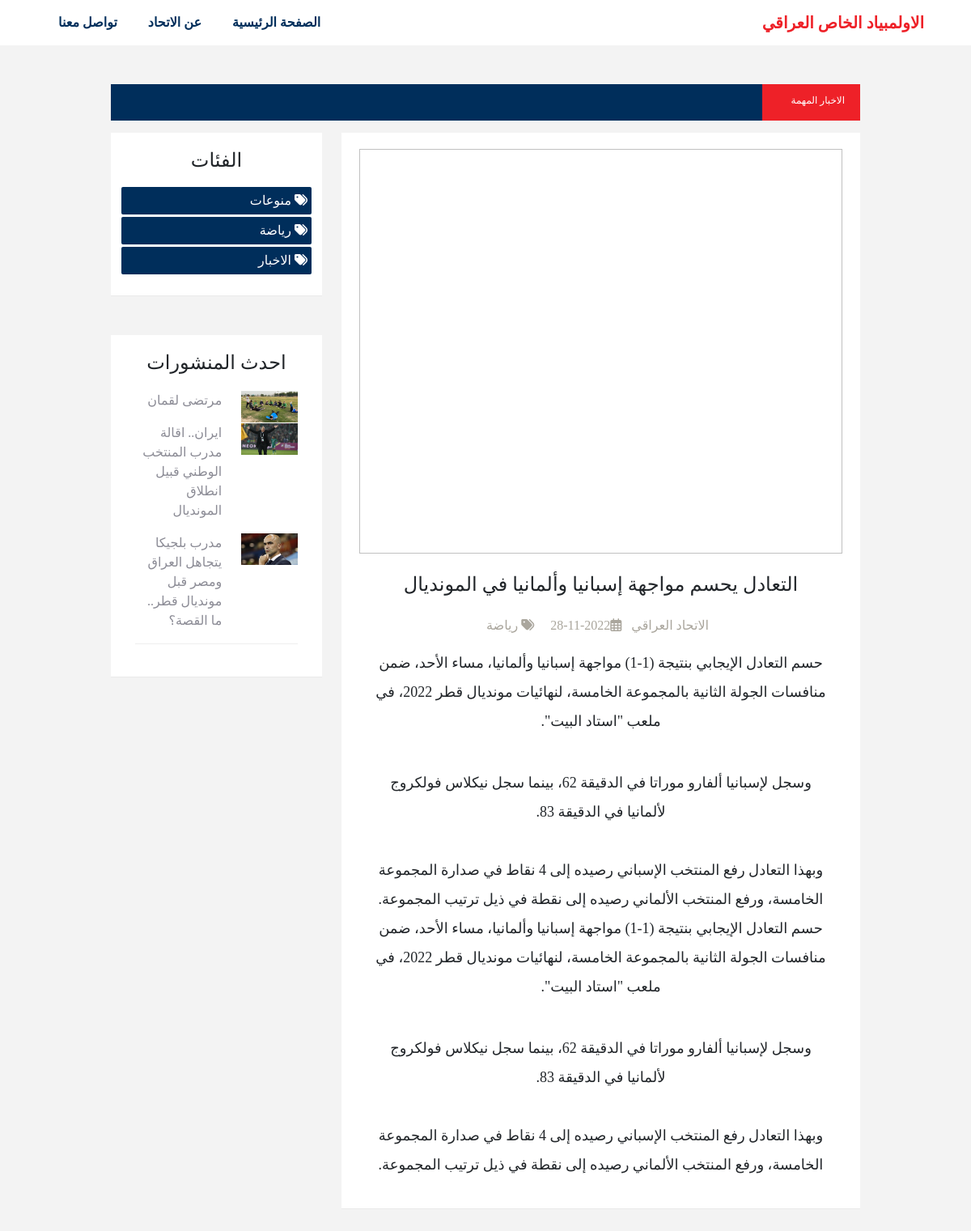
The app's page /details_post.php?id=151 with its own data.
### tables this page shows
CREATE TABLE `catigories` (
  `id` int(11) NOT NULL,
  `catigoryName` varchar(100) NOT NULL,
  `catigoryName_en` varchar(100) NOT NULL,
  `catigoryDate` datetime NOT NULL DEFAULT current_timestamp()
);

CREATE TABLE `posts` (
  `id` int(11) NOT NULL,
  `postTitle` varchar(200) NOT NULL,
  `postTitle_en` varchar(200) NOT NULL,
  `postCat` varchar(100) NOT NULL,
  `postImage` varchar(200) NOT NULL,
  `postContent` longtext NOT NULL,
  `postContent_en` longtext NOT NULL,
  `postDate` date NOT NULL DEFAULT current_timestamp(),
  `postAuthor` varchar(200) NOT NULL,
  `postAuthor_en` varchar(200) NOT NULL,
  `status` tinyint(4) NOT NULL,
  `type` tinyint(1) NOT NULL
);

### details_post.php (the view, shortened to what this page needs)
<?php include 'inc/header.php' ?>
<?php include 'inc/nav.php' ?>
<?php
if (isset($_GET['id']) && !empty($_GET['id'])) {
    global $con;
    $id = $_GET['id'];
    $query = "SELECT * FROM posts where id = '$id'";
    $res = mysqli_query($con, $query);
    $count = mysqli_num_rows($res);
    if ($count > 0) {
        $row = mysqli_fetch_assoc($res);
    } else {
        header("location:index.php");
    }
} else {
    header("location:index.php");
}
?>
<div class="content mt-5">
    <div class="container">
        <div class="row ">
            <?php include 'inc/title_news.php' ?>
            <div class="col-md-1"></div>
            <?php include 'inc/asid.php' ?>
            <div class="col-md-7">
                <div class="post text-center" dir="rtl">
                    <div class="post-image">
                        <a href="">
                            <img class="lazy-load" data-src="./admin/img/<?php echo $row['postImage']; ?>" alt="">
                        </a>
                    </div>
                    <div class="post-title mt-4 mb-4">
                        <h4>
                            <a> <?php echo $row['postTitle'] ?></a>
                        </h4>
                    </div>
                    <div class="post-details">
                        <div class="post-info">
                            <span> <?php echo $row['postAuthor'] ?></span>
                            <span><i class="far fa-calendar-alt"></i><?php echo $row['postDate'] ?></span>
                            <span>
                                <span><i class="fas fa-tags"></i>
                                    <?php
                                    $query_catigories = "SELECT * FROM catigories where id = '$row[postCat]' ORDER BY id DESC";
                                    $sql_catigories = mysqli_query($con, $query_catigories);
                                    $row_catigories = mysqli_fetch_assoc($sql_catigories);
                                    echo $row_catigories['catigoryName'];
                                    ?>
                                </span>
                        </div>
                    </div>
                    <div class="postContent p-3">
                        <?php echo $row['postContent'] ?>
                    </div>
                </div>
            </div>
            <div class="col-md-1"></div>
        </div>
    </div>
</div>
<?php include 'inc/footer.php' ?>

### inc/asid.php
<div class="col-md-3 ">
    <div class="catagories mb-5">
        <h4>الفئات</h4>
        <ul dir="rtl">
            <?php
            $query_catigories = "SELECT * FROM  catigories  ORDER BY id DESC";
            $sql_catigories = mysqli_query($con, $query_catigories);
            while ($row_catigories = mysqli_fetch_assoc($sql_catigories)) {
            ?>
                <li>
                    <a href="categories_post.php?categories=<?php echo $row_catigories['catigoryName'];?>">
                        <span><i class="fas fa-tags"></i></span>
                        <span><?php echo $row_catigories['catigoryName']; ?></span>
                    </a>
                </li>
            <?php
            }
            ?>
        </ul>
    </div>
    <div class="last-posts" dir="rtl">
        <h4 class="text-center">احدث المنشورات</h4>
        <div class="posts">
            <div class="row">
                <?php
                $query = "SELECT * FROM posts where status ='1'  ORDER BY id DESC LIMIT 3";
                $sql_post = mysqli_query($con, $query);
                while ($row_post = mysqli_fetch_assoc($sql_post)) {
                ?>
                    <div class=" col-md-5 ">
                        <a href="details_post.php?id=<?php echo $row_post['id']?>">
                            <img src="./admin/img/<?php echo $row_post['postImage'] ?>" alt="">
                        </a>
                    </div>
                    <div class="col-md-7 ">
                        <a href="details_post.php?id=<?php echo $row_post['id']?>">
                            <p> <?php echo $row_post['postTitle'] ?></p>
                        </a>
                    </div>
                <?php
                }
                ?>
            </div>
        </div>
    </div>
</div>

### assets/css/style.css (style rules this page uses)
:root { --bg1-color: #121227; --bg2-color: #101024; --yellow-color:#f3bc17; --pargraph-color:#8c8c96; --main-color: #002e5b; --brand-color:#ee2128; }
a, a:hover { text-decoration: none; }
body { margin: 0; padding: 0; box-sizing: border-box; background-color: #f3f3f3 !important; font-family: 'Baloo Bhaijaan 2', cursive !important; }
.content .post { background-color: #FFF; padding: 20px 22px; border-bottom: 1px solid #EAEAEA; margin-bottom: 30px; transition: 0.3s ease; }
.post-image { width: 100%; }
.post-image img { width: 100%; height: 500px; }
.post .post-details .post-info { color: #aaa69d; font-weight: 500; direction: rtl; }
.post .post-details .post-info span { margin-right: 8px; }
.catagories { background-color: #FFF; border-bottom: 1px solid #EAEAEA; padding: 20px 10px; }
.catagories h4 { text-align: center; border-bottom: 1px solid var(--second-color); padding-bottom: 10px; }
.catagories ul { list-style: none; padding: 0; margin: 6px 3px; }
.catagories ul li { background-color: var(--main-color); margin-bottom: 3px; border-radius: 2px; padding: 5px; }
.catagories ul li a { color: #FFF; }
.last-posts { background-color: #FFF; border-bottom: 1px solid #EAEAEA; padding: 20px 10px; margin-bottom: 40px; }
.last-posts .posts { margin: 20px; border-bottom: 1px solid #eee; }
.last-posts .posts p { color: #8c8c96; text-align: right; }
.last-posts .posts img { width: 100%; }
.postContent { font-size: 21px; }
* { box-sizing: border-box; }
.container { position: relative; }
.row:after { content: ""; display: table; clear: both; }

### records on screen
catigories: catigoryName "منوعات"
catigories: catigoryName "رياضة"
catigories: catigoryName "الاخبار"
posts: postImage (picture), postTitle "مرتضى لقمان"
posts: postImage (picture), postTitle "ايران.. اقالة مدرب المنتخب الوطني قبيل انطلاق المونديال"
posts: postImage (picture), postTitle "مدرب بلجيكا يتجاهل العراق ومصر قبل مونديال قطر.. ما القصة؟"
posts: postTitle "التعادل يحسم مواجهة إسبانيا وألمانيا في المونديال", postAuthor "الاتحاد العراقي", postDate "2022-11-28", postContent "حسم التعادل الإيجابي بنتيجة (1-1) مواجهة إسبانيا وألمانيا، مساء الأحد، ضمن منافسات الجولة الثانية بالمجموعة الخامسة، لنهائيات مونديال قطر 2022، في ملعب \"استاد البيت\". وسجل لإسبانيا ألفارو موراتا في الدقيقة 62، بينما سجل نيكلاس فولكروج لألمانيا في الدقيقة 83. وبهذا التعادل رفع المنتخب الإسباني رصيده إلى 4 نقاط في صدارة المجموعة الخامسة، ورفع المنتخب الألماني رصيده إلى نقطة في ذيل ترتيب المجموعة. حسم التعادل الإيجابي بنتيجة (1-1) مواجهة إسبانيا وألمانيا، مساء الأحد، ضمن منافسات الجولة الثانية بالمجموعة الخامسة، لنهائيات مونديال قطر 2022، في ملعب \"استاد البيت\". وسجل لإسبانيا ألفارو موراتا في الدقيقة 62، بينما سجل نيكلاس فولكروج لألمانيا في الدقيقة 83. وبهذا التعادل رفع المنتخب الإسباني رصيده…"
